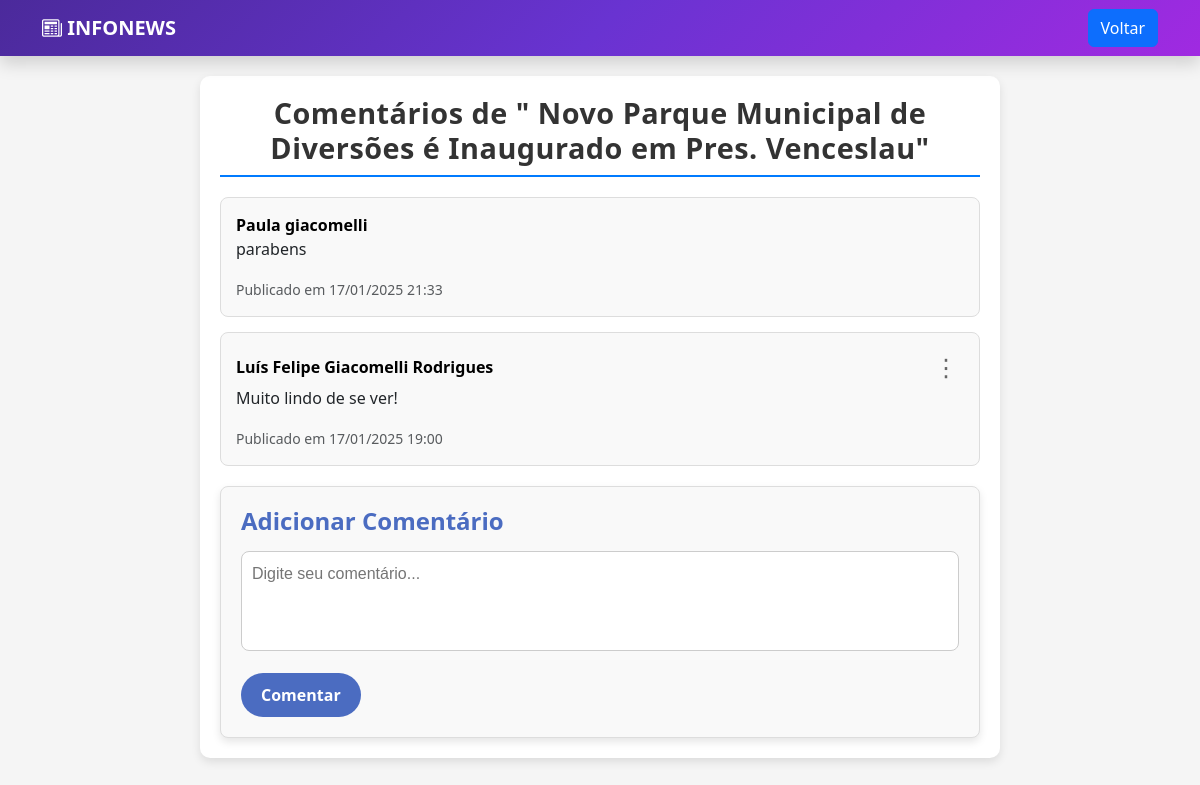
The app's page /comentarios.php?id=9 (signed in) with its own data.
### tables this page shows
CREATE TABLE `noticias` (
  `not_codigo` int(11) NOT NULL,
  `not_titulo` varchar(200) NOT NULL,
  `not_conteudo` text NOT NULL,
  `not_autor_codigo` int(11) NOT NULL,
  `not_publicado_em` timestamp NULL DEFAULT current_timestamp(),
  `created_at` timestamp NOT NULL DEFAULT current_timestamp(),
  `updated_at` timestamp NOT NULL DEFAULT current_timestamp() ON UPDATE current_timestamp(),
  `not_imagem` varchar(300) NOT NULL
);

CREATE TABLE `comentarios` (
  `com_codigo` int(11) NOT NULL,
  `usu_codigo` int(11) NOT NULL,
  `not_codigo` int(11) NOT NULL,
  `com_conteudo` text NOT NULL,
  `com_criadoem` timestamp NOT NULL DEFAULT current_timestamp()
);

CREATE TABLE `usuarios` (
  `usu_codigo` int(11) NOT NULL,
  `usu_nome` varchar(100) NOT NULL,
  `usu_email` varchar(150) NOT NULL,
  `usu_senha` varchar(255) NOT NULL,
  `created_at` timestamp NOT NULL DEFAULT current_timestamp(),
  `updated_at` timestamp NOT NULL DEFAULT current_timestamp() ON UPDATE current_timestamp(),
  `usu_nivel` varchar(50) DEFAULT NULL,
  `usu_foto` varchar(255) DEFAULT NULL,
  `usu_foto_de_fundo` varchar(255) DEFAULT NULL
);

### comentarios.php (the view, shortened to what this page needs)
<?php
$conexao = conexao::getInstance();
$sql = "
    SELECT c.*, u.usu_nome
    FROM comentarios c
    JOIN usuarios u ON c.usu_codigo = u.usu_codigo
    WHERE c.not_codigo = :not_codigo ORDER BY c.com_criadoem DESC
";
$stm = $conexao->prepare($sql);
$stm->bindValue(':not_codigo', $_GET['id']);
$stm->execute();
$comentarios = $stm->fetchAll(PDO::FETCH_OBJ);
$sql = "SELECT * FROM noticias WHERE not_codigo = :not_codigo";
$stm = $conexao->prepare($sql);
$stm->bindValue(':not_codigo', $_GET['id']);
$stm->execute();
$noticia = $stm->fetch(PDO::FETCH_OBJ);
?>
<!DOCTYPE html>
<html lang="pt-br">
<head>
    <link rel="stylesheet" href="https://cdn.jsdelivr.net/npm/bootstrap-icons/font/bootstrap-icons.css">
    <link href="https://cdn.jsdelivr.net/npm/bootstrap@5.3.3/dist/css/bootstrap.min.css" rel="stylesheet">
</head>
<body>
    <?php include 'header.php'; ?>
    <div class="comments-section">
        <h2 class="comments-title">Comentários de "<?= $noticia->not_titulo ?>"</h2>
        <?php foreach ($comentarios as $comentario) : ?>
            <div class="comment-card">
                <div class="comment-header">
                    <?php if ($comentario->usu_codigo == $_SESSION['id']) : ?>
                        <a href="perfil.php" class="link_user"><strong><?= htmlspecialchars($comentario->usu_nome) ?></strong></a>
                    <?php else : ?>
                        <a href="userAccount.php?id=<?= $comentario->usu_codigo ?>" class="link_user"><strong><?= htmlspecialchars($comentario->usu_nome) ?></strong></a>
                    <?php endif; ?>
                    <?php if ($_SESSION['logado099'] && $_SESSION['id'] == $comentario->usu_codigo) : ?>
                        <button class="options-btn" onclick="toggleOptionsMenu(<?= $comentario->com_codigo ?>)">&#x22EE;</button>
                    <?php endif; ?>
                </div>
                <p><?= nl2br(htmlspecialchars($comentario->com_conteudo)) ?></p>
                <small class="text-muted">Publicado em <?= date('d/m/Y H:i', strtotime($comentario->com_criadoem)) ?></small>
            </div>
        <?php endforeach; ?>
        <?php if ($_SESSION['logado099']) : ?>
            <div class="comment-box">
                <h4>Adicionar Comentário</h4>
                <form method="POST" action="actioncomentario.php">
                    <textarea name="conteudo" required placeholder="Digite seu comentário..."></textarea>
                    <button type="submit" class="btn btn-primary mt-3">Comentar</button>
                </form>
            </div>
        <?php endif; ?>
    </div>
</body>
</html>

### comentarios.php (style rules this page uses)
body { background-color: #f5f5f5; font-family: 'Segoe UI', Tahoma, Geneva, Verdana, sans-serif; }
.comments-section { max-width: 800px; margin: 20px auto; background: white; padding: 20px; border-radius: 10px; box-shadow: 0 4px 10px rgba(0, 0, 0, 0.1); }
.comment-card { position: relative; background-color: #f9f9f9; border: 1px solid #ddd; border-radius: 8px; padding: 15px; margin-bottom: 15px; }
.comment-header { display: flex; justify-content: space-between; align-items: center; }
.comment-header strong { font-size: 1rem; }
.comment-header .options-btn { cursor: pointer; font-size: 1.5rem; color: #666; background: none; border: none; }
.comments-title { font-size: 1.8rem; font-weight: bold; color: #333; text-align: center; margin-bottom: 20px; padding-bottom: 10px; border-bottom: 2px solid #007bff; letter-spacing: 0.5px; }
.comment-box { background-color: #f9f9f9; border: 1px solid #ddd; border-radius: 8px; padding: 20px; box-shadow: 0 4px 8px rgba(0, 0, 0, 0.1); margin-top: 20px; }
.comment-box h4 { font-size: 1.5rem; font-weight: bold; color: #4B6CC1; margin-bottom: 15px; }
.comment-box textarea { width: 100%; height: 100px; padding: 10px; border: 1px solid #ccc; border-radius: 8px; resize: none; font-size: 1rem; font-family: 'Arial', sans-serif; background-color: #fff; transition: border-color 0.3s; }
.comment-box button { background-color: #4B6CC1; color: white; font-size: 1rem; font-weight: bold; padding: 10px 20px; border-radius: 50px; border: none; cursor: pointer; transition: background-color 0.3s ease, transform 0.2s ease; }
.link_user { text-decoration: none; color: #000; }

### records on screen
noticias: not_titulo "Novo Parque Municipal de Diversões é Inaugurado em Pres. Venceslau"
comentarios: usu_codigo.usu_nome "Paula giacomelli", com_conteudo "parabens", com_criadoem "17/01/2025 21:33"
comentarios: usu_codigo.usu_nome "Luís Felipe Giacomelli Rodrigues", com_conteudo "Muito lindo de se ver!", com_criadoem "17/01/2025 19:00"
